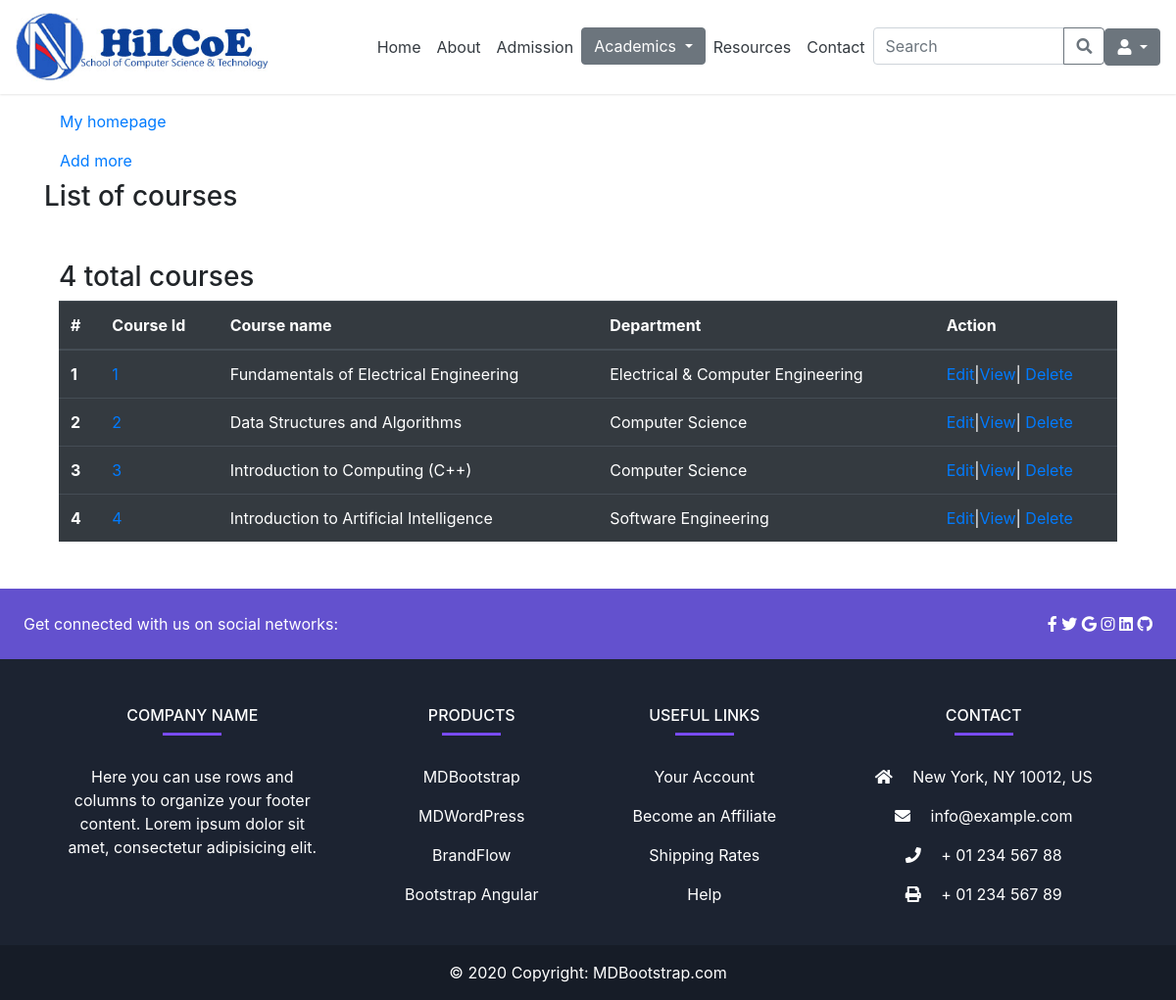
The app's page /admin_app/course_list/, older data.
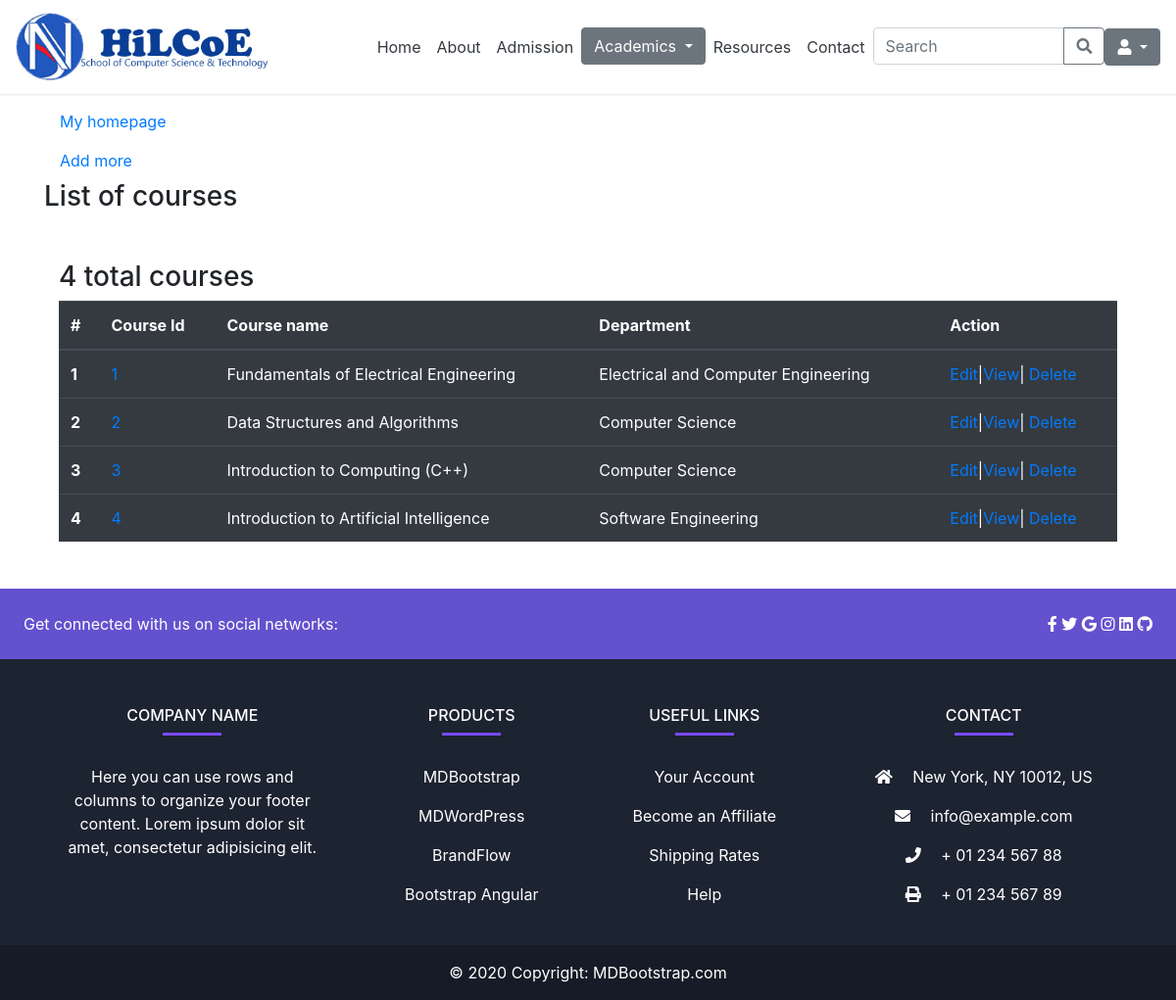
The same page, newer data.
### admin_app/models.py (models this page shows, shortened)
class Course(models.Model):
    name = models.CharField(max_length=100)
    teachers = models.ManyToManyField(UserProfile, related_name="courses_taught", null=True, blank=True)
    students = models.ManyToManyField(UserProfile, related_name="courses_registered", null=True, blank=True)
    department = models.ForeignKey(Department, on_delete=models.CASCADE)
    stream = models.ForeignKey(Stream, on_delete=models.CASCADE, null=True, blank=True)
    program = models.ForeignKey(Program, on_delete=models.CASCADE, null=True, blank=True)
    academic_year = models.CharField(max_length=20, choices=year, default='first')
    semester = models.CharField(max_length=20, choices=semester, default='first')

class Department(models.Model):
  name = models.CharField(max_length=50, null=True, blank=True)
  department_head = models.CharField(max_length=50, null=True, blank=True)
  def __str__(self):
        return self.name if self.name else "Unnamed Stream"

### admin_app/views.py (the view)
# urls.py: path('course_list/', views.course_list, name='course-list'),
def course_list(request):
   courses = Course.objects.all()
   number_of_courses = courses.count()
   context = {
      'courses': courses,
      'number_of_courses': number_of_courses,
   }
   return render(request, 'admin_app/course/course_list.html', context)

### templates/admin_app/course/course_list.html (shortened to what this page needs)
{% extends 'base.html' %}
{% block content %}
<div class="container my-5">
    <a class="nav-link text-black" href="{% if user.is_superuser or user.is_staff %}
            {% url 'admin-dashboard' %}
            {% else %}
                {% url 'cs-bsc' %}
            {% endif %}">My homepage
    </a>
    <a class="nav-link text-black" href="{% url 'add-course' %}"> Add more </a>
    <h3>List of courses</h3>
    <div class="container my-5">
        <h3>{{ number_of_courses }} total courses</h3>
        <table class="table table-dark">
          <thead>
            <tr>
              <th scope="col">#</th>
              <th scope="col">Course Id</th>
              <th scope="col">Course name </th>
              <th scope="col">Department</th>
              <th scope="col">Action</th>
            </tr>
          </thead>
          <tbody>
            {% for course in courses %}
            <tr>
              <th scope="row">{{ forloop.counter }}</th>
              <td><a href="{% url 'course-detail' course_id=course.pk %}">{{ course.pk }}</a></td>
              <td>{{ course.name }}</td>
              <td>{{ course.department }}</td>
              <td><a href="{% url 'course-edit' course_id=course.pk %}">Edit</a>|<a href="{% url 'course-detail' course_id=course.pk %}">View</a>|
                <a href="{% url 'course-delete' course_id=course.pk %}">Delete</a></td>
            </tr>
            {% endfor %}
          </tbody>
        </table>
    </div>
</div>
{% endblock %}

Row changes from the older to the newer data that the page shows:
changed through a linked row, Course "Fundamentals of Electrical Engineering": department "Electrical & Computer Engineering" → "Electrical and Computer Engineering"
